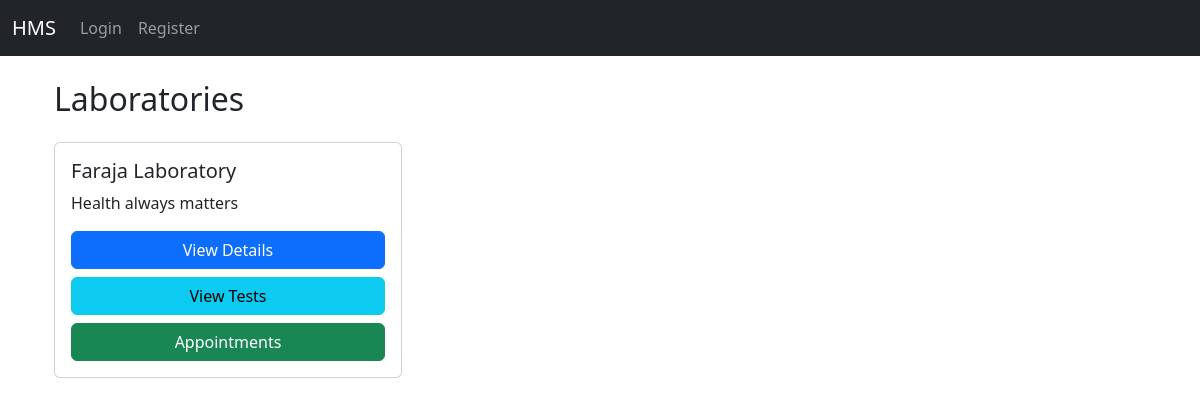
Before: /labaratory/labaratories/ with the older database file.
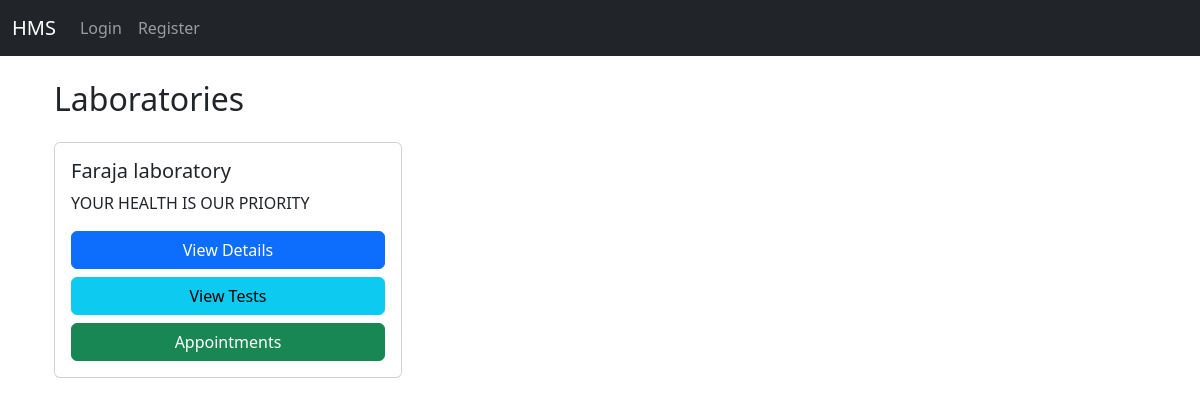
After: the same page with the newer database file.
### labaratory/models.py (models this page shows, shortened)
class Labaratory(models.Model):
    labaratory_name = models.CharField(max_length=100)
    labaratory_location = models.CharField(max_length=100)
    labaratory_description = models.TextField(blank=True)
    labaratory_phone = models.CharField(max_length=20, blank=True)
    labaratory_email = models.EmailField(blank=True)

### labaratory/views.py (the view)
# urls.py: path('labaratories/', labaratory_list, name='labaratory_list'),
def labaratory_list(request):
    labaratories = Labaratory.objects.all()
    return render(request, 'labaratory/laboratory_list.html', {'labaratories': labaratories})

### templates/labaratory/laboratory_list.html (shortened to what this page needs)
{% extends 'base.html' %}
{% block content %}
<div class="container">
    <h2 class="mb-4">Laboratories</h2>
    <div class="row">
        {% for lab in labaratories %}
        <div class="col-md-4 mb-4">
            <div class="card">
                <div class="card-body">
                    <h5 class="card-title">{{ lab.labaratory_name }}</h5>
                    <p class="card-text">{{ lab.labaratory_description|truncatewords:30 }}</p>
                    <div class="d-grid gap-2">
                        <a href="{% url 'labaratory_detail' lab.id %}" class="btn btn-primary">View Details</a>
                        <a href="{% url 'labaratory_test_list' lab.id %}" class="btn btn-info">View Tests</a>
                        <a href="{% url 'labaratory_appointment_list' lab.id %}" class="btn btn-success">Appointments</a>
                    </div>
                </div>
            </div>
        </div>
        {% empty %}
        <div class="col-12">
            <p class="text-center">No laboratories found.</p>
        </div>
        {% endfor %}
    </div>
</div>
{% endblock %}

Changed rows visible on the page:
changed Labaratory: labaratory_name "Faraja Laboratory" → "Faraja laboratory"; labaratory_description "Health always matters" → "YOUR HEALTH IS OUR PRIORITY"
